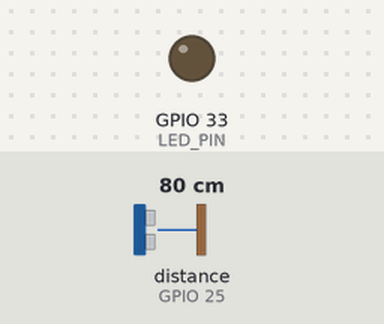
A sketch run on a simulated ESP32. Shown: output pins drawn as LEDs (lit = HIGH). Wiring (inferred from the names in the program): ultrasonic range finder: trigger GPIO 32; echo GPIO 25. The inputs (shaded band) are chosen by the test bench; at power-on: distance to the obstacle (sensor on GPIO 25) 80 cm. The echo pulse lasts 58.3 µs per cm; WiFi joins after 1.5 s; servers stay silent unless stated; pins used as bus, display or sensor lines are not drawn; what the sketch prints to the serial monitor is not drawn.

Above: at 0.1 s.
At 1.9 s:
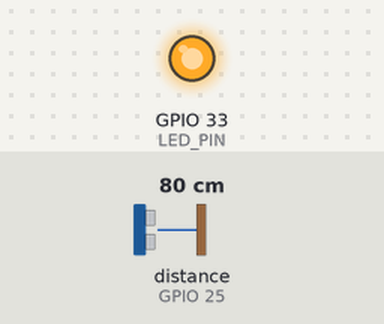
Timing chart, 0 to 3.4 s (numbered marks = the images above):
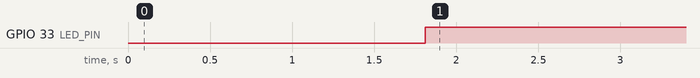

The sketch:

Ultrasonic+LED.ino
```cpp
#define BLYNK_TEMPLATE_ID "TMPL6W85fxK1C"
#define BLYNK_TEMPLATE_NAME "ALS"
#define BLYNK_AUTH_TOKEN "7rsiMcQOvyaoKCCtV1f-ebnSWDEAG6zY"

#include <WiFi.h>
#include <BlynkSimpleEsp32.h>

#define TRIG_PIN 32
#define ECHO_PIN 25
#define LED_PIN 33

char auth[] = BLYNK_AUTH_TOKEN;
char ssid[] = "Wokwi-GUEST";
char pass[] = "";

int threshold = 200;

BLYNK_WRITE(V0){
  int Buttonstatus = param.asInt();

  if (Buttonstatus == 1){
    digitalWrite(LED_PIN, HIGH);
  } else {
    digitalWrite(LED_PIN, LOW);
  }
}

void setup() {
  // put your setup code here, to run once:
  Serial.begin(115200);
  Serial.print("Connecting to WiFi");
  WiFi.begin("Wokwi-GUEST", "", 6);
  while (WiFi.status() != WL_CONNECTED) {
    delay(100);
    Serial.print(".");
  }
  Serial.println(" Connected!");
  pinMode(TRIG_PIN, OUTPUT);
  pinMode(ECHO_PIN, INPUT);
  pinMode(LED_PIN, OUTPUT);
  Blynk.begin(auth, ssid, pass);
}

void loop() {
  Blynk.run();

  int ledValue = digitalRead(LED_PIN);

  //inisiasi pengambilan data
  digitalWrite(TRIG_PIN, HIGH);
  delayMicroseconds(10);
  digitalWrite(TRIG_PIN, LOW);

  //hitung hasil
  int duration = pulseIn(ECHO_PIN, HIGH);
  int result = (duration / 58);

  // put your main code here, to run repeatedly:
  Blynk.virtualWrite(V1, result);

  Serial.print("Jarak: ");
  Serial.println(String(result) + " CM");

  // Jika jarak lebih dari threshold → lampu mati
  if (result > threshold) {
    digitalWrite(LED_PIN, LOW);
    Blynk.virtualWrite(V0, ledValue);
  }
  // Jika jarak kurang dari threshold → lampu nyala
  else {
    digitalWrite(LED_PIN, HIGH);
    Blynk.virtualWrite(V0, ledValue);
  }

  delay(500);
}
```

Measured:
- by itself, GPIO 33 (LED_PIN): LOW → HIGH at 1.8 s
